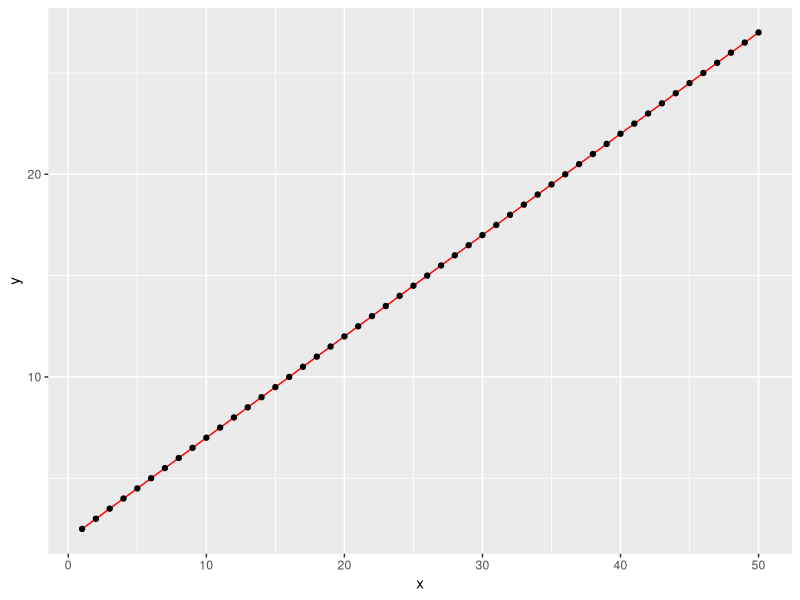

Write the R code that produced this figure.
## ---- chunk 1
#let's create some points
myPoints <- data.frame(x=1:50, y=(1:50)*0.5+2)

#let's look at the first few data entries
print(head(myPoints))
## ---- chunk 2
makeMyLine <- function(x=1:10){
  y <- x * 0.5 + 2
  return(y)
}

same_x <- data.frame(x=1:50, y=makeMyLine(x=1:50))
## ---- chunk 3
library(ggplot2)

ggplot(same_x) +
  geom_line(aes(x=x, y=y), color='red') + 
  geom_point(data=myPoints, aes(x=x, y=y))
## ---- chunk 4
suppressMessages(library(tidyverse))
## ---- chunk 5
library(tidyverse)
myPoints %>% 
  head %>% 
  print #same as print(head(x))
